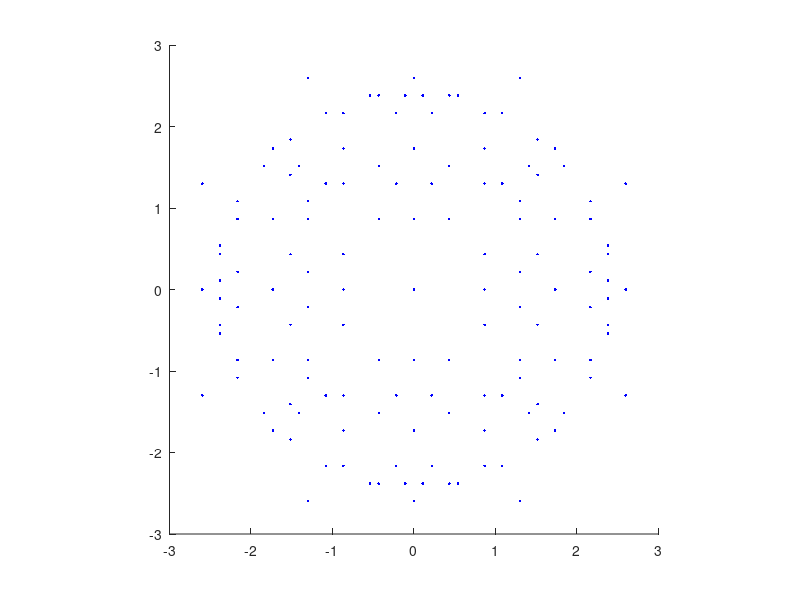

The MATLAB script that drew this image:
% Workspace_calculations.m 
%
% This file will approximate the workspace of a rigid manipulator.
% The approximation is accomplished by iterating varying the 
% input angles and then plotting the cooresponding output positions.


function Workspace_calculations

% Define constants
X = 1;
Y = 2;
Z = 3;
MIN = 1;
MAX = 2;

DOF = 5;

% Define the range for the input vector(s), t
r = 5*ones(DOF,1);
 
t(1,:) = linspace(0, 2*pi ,r(1));
t(2,:) = linspace(0, 2*pi ,r(2));
t(3,:) = linspace(0, 2*pi ,r(3));
t(4,:) = linspace(0, 2*pi ,r(4));
t(5,:) = linspace(0, 2*pi ,r(5));


% Define link parameters

Ls = 2;
Li = 1;

% Davinit-Hartenburg
d = [0; 0; Ls; 0; Li];
a = [0; 0;  0; 0;  0];
p = [2/3*pi; -2/3*pi; 2/3*pi; -2/3*pi; 0];



% Calculate the workspace positions

i = ones(DOF,1);
tp = zeros(DOF,1);


while (sum(i>zeros(length(i),1)))
    for j=1:DOF
        tp(j) = t(j,i(j));
    end
    ind = sub2indV(r,i);
    P(:,ind) = A(tp, d, a, p );
    i = Iterate(i,r);
end

%sort(P');

% Plot results
figure
axis square
hold on

plot3( P(X,:), P(Y,:), P(Z,:), 'b.' );





    
function [i] = Iterate(i,r)

i(1) = i(1)+1;
j = 1;
while ( i(j) > r(j) )
    if (j>=length(i))
        i = zeros(length(i),1);
        break;
    end
    i(j) = 1;
    i(j+1) = i(j+1)+1;
    j = j+1;
end





function [r] = FindClosest(r,t,d,a,p,delta,DOF)

p_min = 99999999999;
i_min = -1;

for (i=1:DOF)
    tp = t;
    tp(i) = tp(i)+delta;
    del = norm(r - A(tp,d,a,p));
    if (del<p_min)
        i_min = i;
    end
end

tp = t;
tp(i_min) = tp(i_min)+delta;
r = A(tp,d,a,p);



function [r] = FindFarthest(r,t,d,a,p,delta,DOF)

p_max = 0;
i_max = -1;

for (i=1:DOF)
    tp = t;
    tp(i) = tp(i)+delta;
    del = norm(r - A(tp,d,a,p));
    if (del>p_max)
        i_max = i;
    end
end

tp = t;
tp(i_max) = tp(i_max)+delta;
r = A(tp,d,a,p);




% Calculate a DH iteration

function [A] = DH(t,d,a,p)

A = Rz(t)*Tz(d)*Tx(a)*Rx(p);




% Calculate successive rotations about z

function [P] = A(t,d,a,p)

A = eye(4,4);

for i=1:length(d)
    A = A*DH(t(i),d(i),a(i),p(i));
end

P = A(1:3,4);





% Rotation about z axis followed by translation along z

function [A] = Rz(t)

A = [cos(t), -sin(t), 0, 0;
     sin(t),  cos(t), 0, 0;
          0,       0, 1, 0;
          0,       0, 0, 1];


function [A] = Rx(t)

A = [1,      0,       0, 0;
     0, cos(t), -sin(t), 0;
     0, sin(t),  cos(t), 0;
     0,      0,       0, 1];
 
 
function [A] = Ry(t)

A = [ cos(t), 0, sin(t), 0;
           0, 1,      0, 0;
     -sin(t), 0, cos(t), 0;
           0, 0,      0, 1];
       
       
function [A] = Tz(L)

A = [1,0,0,0;
     0,1,0,0;
     0,0,1,L;
     0,0,0,1];
 
 function [A] = Tx(L)
 
 A = [1,0,0,L;
      0,1,0,0;
      0,0,1,0;
      0,0,0,1];
  
  
  
  function [sub] = ind2subV(size,ind)
  sub = 1;
  
  
  
  
  function ind = sub2indV(dim,sub)
  
  ind = sub(1);
  for i=2:length(sub);
      ind = ind + prod(dim(1:(i-1)))*(sub(i)-1);
  end
  
  
  